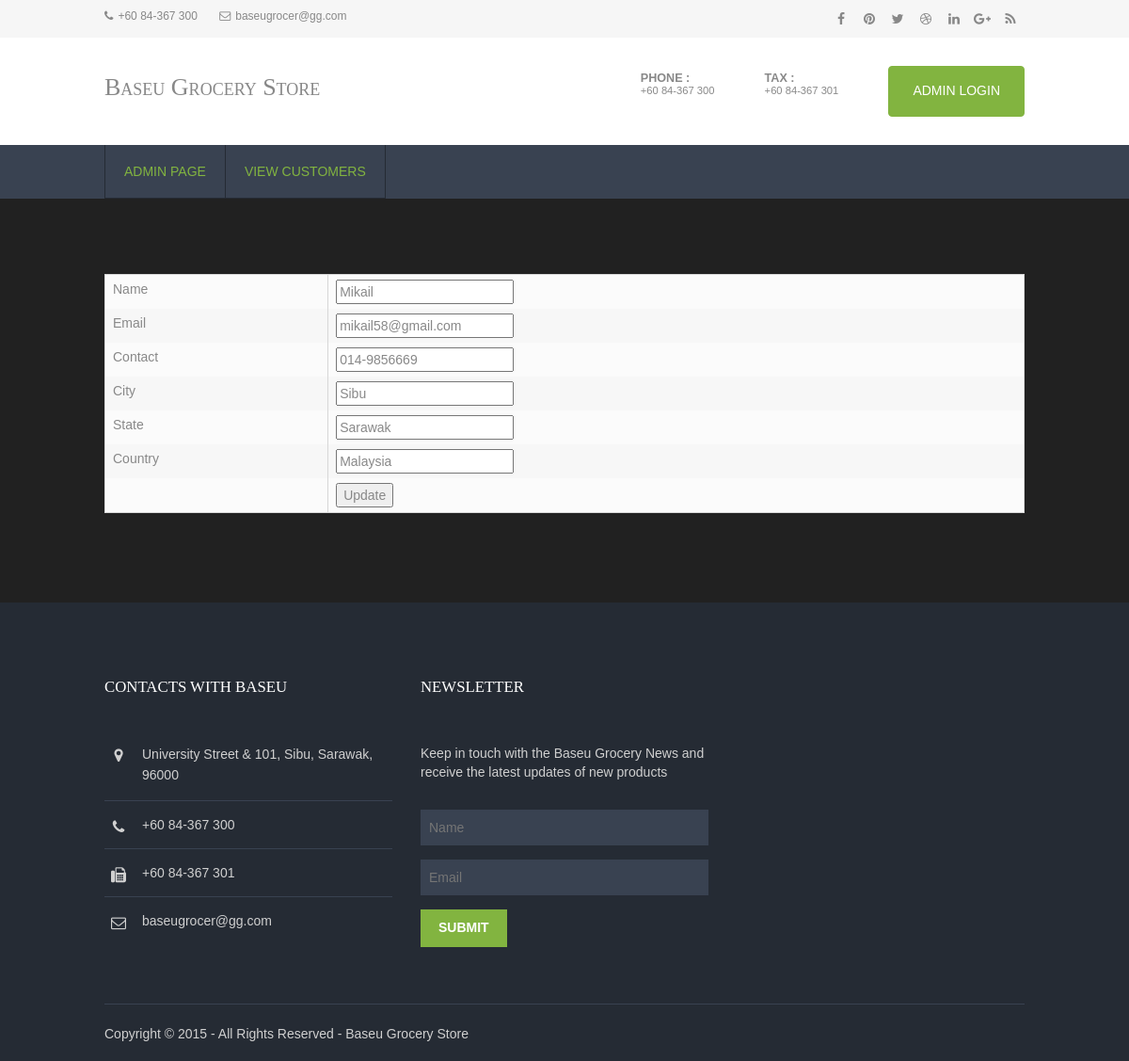
Screenshot of /edit_customer.php?cust_id=38 with the database file from the repository.
### tables this page shows
CREATE TABLE `customers` (
  `cust_id` int(11) NOT NULL,
  `cust_name` varchar(255) NOT NULL,
  `cust_city` varchar(255) NOT NULL,
  `cust_email` varchar(50) NOT NULL,
  `cust_contact` varchar(50) NOT NULL,
  `cust_state` varchar(255) NOT NULL,
  `cust_country` varchar(255) NOT NULL
);

### edit_customer.php (the view, shortened to what this page needs)
<?php
require('includes/config.php');
?>
<?php
$id = $_GET['cust_id'];
$sql = "SELECT * FROM customers WHERE cust_id=:cust_id";
$query = $db->prepare($sql);
$query->execute(array(':cust_id' => $id));
while($row = $query->fetch(PDO::FETCH_ASSOC))
{
	$name = $row['cust_name'];
	$email = $row['cust_email'];
	$contact = $row['cust_contact'];
	$city = $row['cust_city'];
	$state = $row['cust_state'];
	$country = $row['cust_country'];
}
 require('layout/header.php');
?>
<!DOCTYPE html>
<html>
<head>
<link href="layout/styles/layout.css" rel="stylesheet" type="text/css" media="all">
</head>
<body id="top">
<div class="wrapper row0">
  <div id="topbar" class="hoc clear">
    <div class="fl_left">
      <ul class="nospace inline pushright">
        <li><i class="fa fa-phone"></i>+60 84-367 300</li>
        <li><i class="fa fa-envelope-o"></i>baseugrocer@gg.com</li>
      </ul>
    </div>
    <div class="fl_right">
      <ul class="faico clear">
        <li><a class="faicon-facebook" href="#"><i class="fa fa-facebook"></i></a></li>
        <li><a class="faicon-pinterest" href="#"><i class="fa fa-pinterest"></i></a></li>
        <li><a class="faicon-twitter" href="#"><i class="fa fa-twitter"></i></a></li>
        <li><a class="faicon-dribble" href="#"><i class="fa fa-dribbble"></i></a></li>
        <li><a class="faicon-linkedin" href="#"><i class="fa fa-linkedin"></i></a></li>
        <li><a class="faicon-google-plus" href="#"><i class="fa fa-google-plus"></i></a></li>
        <li><a class="faicon-rss" href="#"><i class="fa fa-rss"></i></a></li>
      </ul>
    </div>
  </div>
</div>
<div class="wrapper row1">
  <header id="header" class="hoc clear">
    <div id="logo" class="fl_left">
      <h1><a href="index.html">Baseu Grocery Store</a></h1>
    </div>
    <div id="quickinfo" class="fl_right">
      <ul class="nospace inline">
        <li><strong>Phone :</strong><br> +60 84-367 300</li>
        <li><strong>Tax :</strong><br> +60 84-367 301</li>
        <li><a class="btn" href="login.php">Admin Login</a></li>
      </ul>
    </div>
  </header>
</div>
<div class="wrapper row2">
  <nav id="mainav" class="hoc clear">
    <ul class="clear">
      <li class="active"><a href="memberpage.php">Admin Page</a></li>
			<li class="active"><a href="view_customer.php">View Customers</a></li>
    </ul>
  </nav>
</div>
<div class="wrapper row3">
  <main class="hoc container clear">
    <div class="content">
			<form name="form1" method="post" action="edit_customer.php">
				<table border="0">
					<tr>
						<td>Name</td>
						<td><input type="text" name="name" value="<?php echo $name;?>"></td>
					</tr>
					<tr>
						<td>Email</td>
						<td><input type="text" name="email" value="<?php echo $email;?>"></td>
					</tr>
					<tr>
						<td>Contact</td>
						<td><input type="text" name="contact" value="<?php echo $contact;?>"></td>
					</tr>
					<tr>
						<td>City</td>
						<td><input type="text" name="city" value="<?php echo $city;?>"></td>
					</tr>
					<tr>
						<td>State</td>
						<td><input type="text" name="state" value="<?php echo $state;?>"></td>
					</tr>
					<tr>
						<td>Country</td>
						<td><input type="text" name="country" value="<?php echo $country;?>"></td>
					</tr>
					<tr>
						<td><input type="hidden" name="id" value=<?php echo $_GET['cust_id'];?>></td>
						<td><input type="submit" name="update" value="Update"></td>
					</tr>
				</table>
			</form>
    </div>
  </main>
</div>
<div class="wrapper row4">
  <footer id="footer" class="hoc clear">
    <div class="one_third first">
      <h6 class="title">Contacts with Baseu</h6>
      <ul class="nospace linklist contact">
        <li><i class="fa fa-map-marker"></i>
          <address>
          University Street &amp; 101, Sibu, Sarawak, 96000
          </address>
        </li>
        <li><i class="fa fa-phone"></i> +60 84-367 300<br></li>
        <li><i class="fa fa-fax"></i> +60 84-367 301</li>
        <li><i class="fa fa-envelope-o"></i> baseugrocer@gg.com</li>
      </ul>
    </div>
    <div class="one_third">
      <h6 class="title">Newsletter</h6>
      <p class="btmspace-30">Keep in touch with the Baseu Grocery News and receive the latest updates of new products</p>
      <form method="post" action="#">
        <fieldset>
          <input class="btmspace-15" type="text" value="" placeholder="Name">
          <input class="btmspace-15" type="text" value="" placeholder="Email">
          <button type="submit" value="submit">Submit</button>
        </fieldset>
      </form>
    </div>
  </footer>
</div>
<div class="wrapper row5">
  <div id="copyright" class="hoc clear">
    <p class="fl_left">Copyright &copy; 2015 - All Rights Reserved - <a href="#">Baseu Grocery Store</a></p>
  </div>
</div>
</body>
</html>

### style/main.css (style rules this page uses)
a { color: #EF1F2F; text-decoration: none; }

### layout/styles/layout.css (style rules this page uses)
#topbar { padding:5px 0; font-size:12px; }
#topbar .fl_left { margin-top:4px; }
#topbar .fl_left .inline > li i { margin:0 5px 0 0; line-height:normal; }
#topbar .faico li { margin:0; }
#header { padding:30px 0; }
#header #logo { margin-top:8px; font-variant:small-caps; }
#header #logo h1 { margin:0; padding:0; font-size:26px; }
#header #quickinfo { font-size:.8rem; text-transform:uppercase; }
#header #quickinfo li { margin-right:50px; }
#header #quickinfo li:last-child { margin-right:0; }
#header #quickinfo strong { display:block; margin:0 0 -5px 0; padding:0; font-size:.9rem; }
.container { padding:80px 0; }
#footer { padding:80px 0 60px; }
#footer .title { margin:0 0 50px 0; padding:0; font-size:1.2rem; text-transform:uppercase; }
#footer .linklist li { display:block; margin-bottom:15px; padding:0 0 15px 0; border-bottom:1px solid; }
#footer .linklist li:last-child { margin:0; padding:0; border:none; }
#footer .linklist li::before, #footer .linklist li::after { display:table; content:""; }
#footer .linklist li, #footer .linklist li::after { clear:both; }
#footer .contact.linklist li, #footer .contact.linklist li:last-child { position:relative; padding-left:40px; }
#footer .contact li * { margin:0; padding:0; line-height:1.6; }
#footer .contact li i { display:block; position:absolute; top:0; left:0; width:30px; font-size:16px; text-align:center; }
#footer input, #footer button { border:1px solid; }
#footer input { display:block; width:100%; padding:8px; }
#footer button { padding:8px 18px 10px; text-transform:uppercase; font-weight:700; cursor:pointer; }
#copyright { padding:20px 0; border-top:1px solid; }
#copyright * { margin:0; padding:0; }
*, *::before, *::after { transition:all .3s ease-in-out; }
nav ul, nav ol { margin:0; padding:0; list-style:none; }
#mainav, #breadcrumb, .sidebar nav { line-height:normal; }
#mainav li { display:block; position:relative; float:left; margin:0; padding:0; text-transform:uppercase; }
#mainav li:last-child { margin-right:0; }
#mainav ul.clear { border:solid; border-width:0 0 0 1px; }
#mainav li a { display:block; padding:20px; border:solid; border-width:0 1px 1px 0; border-collapse:collapse; }
table, th, td { border:1px solid; border-collapse:collapse; vertical-align:top; }
table, th { table-layout:auto; }
table { width:100%; margin-bottom:15px; }
th, td { padding:5px 8px; }
td { border-width:0 1px; }
.faico { margin:0; padding:0; list-style:none; }
.faico li { display:inline-block; float:left; margin:0 2px 0 0; padding:0; line-height:normal; }
.faico li:last-child { margin-right:0; }
.faico a { display:inline-block; width:30px; height:30px; line-height:30px; font-size:14px; text-align:center; }
.faico a { color:inherit; background-color:transparent; }
body { color:#888888; background-color:#252B34; }
a { color:#82B440; }
.btn, .btn.inverse:hover { color:#FFFFFF; background-color:#82B440; border-color:#82B440; }
.row0 { color:#888888; background-color:#F6F6F6; }
.row1 { color:#888888; background-color:#FFFFFF; }
.row2, .row2 a { color:#FFFFFF; background-color:#394251; }
.row3 { color:#888888; background-color:#212121; }
.row4 { color:#D0D0D0; background-color:#252B34; }
.row5, .row5 a { color:#D0D0D0; background-color:#252B34; }
#header #logo * { color:inherit; }
#footer .title { color:#FFFFFF; }
#footer .linklist li { border-color:#394251; }
#footer input, #footer button { border-color:transparent; }
#footer input { color:#FFFFFF; background-color:#394251; }
#footer button { color:#FFFFFF; background-color:#82B440; }
#copyright { border-color:#394251; }
#mainav ul.clear { border-color:#252B34; }
#mainav li a { color:inherit; background-color:inherit; border-color:#252B34; }
#mainav .active a, #mainav a:hover, #mainav li:hover > a { color:#82B440; background-color:inherit; }
table, th, td, #comments .avatar, #comments input, #comments textarea { border-color:#D7D7D7; }
tr, #comments li, #comments input[type="submit"], #comments input[type="reset"] { color:inherit; background-color:#FBFBFB; }
tr:nth-child(even), #comments li:nth-child(even) { color:inherit; background-color:#F7F7F7; }
@media screen and (min-width:978px) { .hoc { max-width:978px; } }

### rows the page displays
customers: name "Mikail", email "mikail58@gmail.com", contact "014-9856669", city "Sibu", state "Sarawak", country "Malaysia"
